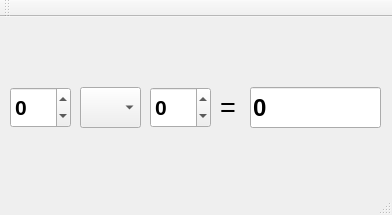
<?xml version="1.0" encoding="UTF-8"?>
<ui version="4.0">
 <class>MainWindow</class>
 <widget class="QMainWindow" name="MainWindow">
  <property name="geometry">
   <rect>
    <x>0</x>
    <y>0</y>
    <width>392</width>
    <height>215</height>
   </rect>
  </property>
  <property name="windowTitle">
   <string>Calculator by Matvey Bryksin</string>
  </property>
  <widget class="QWidget" name="centralWidget">
   <widget class="QSpinBox" name="spinBox1">
    <property name="geometry">
     <rect>
      <x>10</x>
      <y>70</y>
      <width>61</width>
      <height>41</height>
     </rect>
    </property>
    <property name="font">
     <font>
      <pointsize>16</pointsize>
      <weight>75</weight>
      <bold>true</bold>
     </font>
    </property>
    <property name="contextMenuPolicy">
     <enum>Qt::DefaultContextMenu</enum>
    </property>
    <property name="inputMethodHints">
     <set>Qt::ImhDigitsOnly</set>
    </property>
    <property name="wrapping">
     <bool>false</bool>
    </property>
    <property name="readOnly">
     <bool>false</bool>
    </property>
    <property name="minimum">
     <number>-99</number>
    </property>
    <property name="value">
     <number>0</number>
    </property>
   </widget>
   <widget class="QLineEdit" name="lineEdit">
    <property name="geometry">
     <rect>
      <x>250</x>
      <y>70</y>
      <width>131</width>
      <height>41</height>
     </rect>
    </property>
    <property name="font">
     <font>
      <pointsize>18</pointsize>
      <weight>75</weight>
      <bold>true</bold>
     </font>
    </property>
    <property name="inputMethodHints">
     <set>Qt::ImhDigitsOnly</set>
    </property>
    <property name="text">
     <string>0</string>
    </property>
    <property name="readOnly">
     <bool>true</bool>
    </property>
   </widget>
   <widget class="QComboBox" name="comboBox">
    <property name="geometry">
     <rect>
      <x>80</x>
      <y>70</y>
      <width>61</width>
      <height>41</height>
     </rect>
    </property>
    <property name="font">
     <font>
      <pointsize>20</pointsize>
      <weight>75</weight>
      <bold>true</bold>
     </font>
    </property>
   </widget>
   <widget class="QLabel" name="label">
    <property name="geometry">
     <rect>
      <x>220</x>
      <y>70</y>
      <width>21</width>
      <height>41</height>
     </rect>
    </property>
    <property name="font">
     <font>
      <pointsize>20</pointsize>
     </font>
    </property>
    <property name="text">
     <string>=</string>
    </property>
   </widget>
   <widget class="QSpinBox" name="spinBox2">
    <property name="geometry">
     <rect>
      <x>150</x>
      <y>70</y>
      <width>61</width>
      <height>41</height>
     </rect>
    </property>
    <property name="font">
     <font>
      <pointsize>16</pointsize>
      <weight>75</weight>
      <bold>true</bold>
     </font>
    </property>
    <property name="minimum">
     <number>-99</number>
    </property>
    <property name="value">
     <number>0</number>
    </property>
   </widget>
  </widget>
  <widget class="QMenuBar" name="menuBar">
   <property name="geometry">
    <rect>
     <x>0</x>
     <y>0</y>
     <width>392</width>
     <height>21</height>
    </rect>
   </property>
  </widget>
  <widget class="QToolBar" name="mainToolBar">
   <attribute name="toolBarArea">
    <enum>TopToolBarArea</enum>
   </attribute>
   <attribute name="toolBarBreak">
    <bool>false</bool>
   </attribute>
  </widget>
  <widget class="QStatusBar" name="statusBar"/>
 </widget>
 <layoutdefault spacing="6" margin="11"/>
 <resources/>
 <connections/>
</ui>
